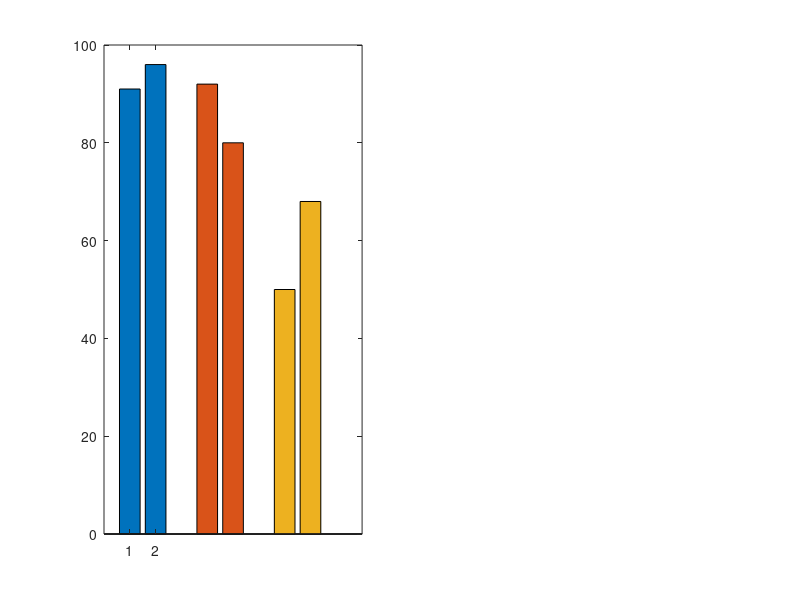

Write the MATLAB code that produced this figure. (Note: this script raises an error after producing the figure.)
figure;
subplot(1,2,1)
% c = colormap(lines(3));
y1 = [91 96];% 61 61; 99.8 70];
x1=1:2
b1=bar(x1,y1);
hold on;
y2=[92 80];
x2=4:5
b2=bar(x2,y2);
hold on;
y3=[50 68];
x3=7:8
b3=bar(x3,y3);

hold on;
set(gca,'YLim',[0 100]);
set(gca,'xticklabels',[]);%{'Low prev','         Med prev      ','high prev'});
    ylabel('Recrudescence probability (%)','FontSize',15);
    
hold on;

subplot(1,2,2)
% c = colormap(lines(3));
y1 = [5 11];% 61 61; 99.8 70];
x1=1:2
b1=bar(x1,y1);
hold on;
y2=[2 2];
x2=4:5
b2=bar(x2,y2);
hold on;
y3=[1 5];
x3=7:8
b3=bar(x3,y3);
% b = bar(y,'FaceColor','flat');
% b(4).CData = [0.5 0.5 0.5];
% % for k = 1:size(y,2)
% %     b(k).CData = k;
% % end
% xlim = get(gca,'XLim');
set(gca,'YLim',[0 100]);
set(gca,'xticklabels',[]);%{'Low prev','         Med prev      ','high prev'});
    ylabel('Recrudescence probability (%)','FontSize',15);